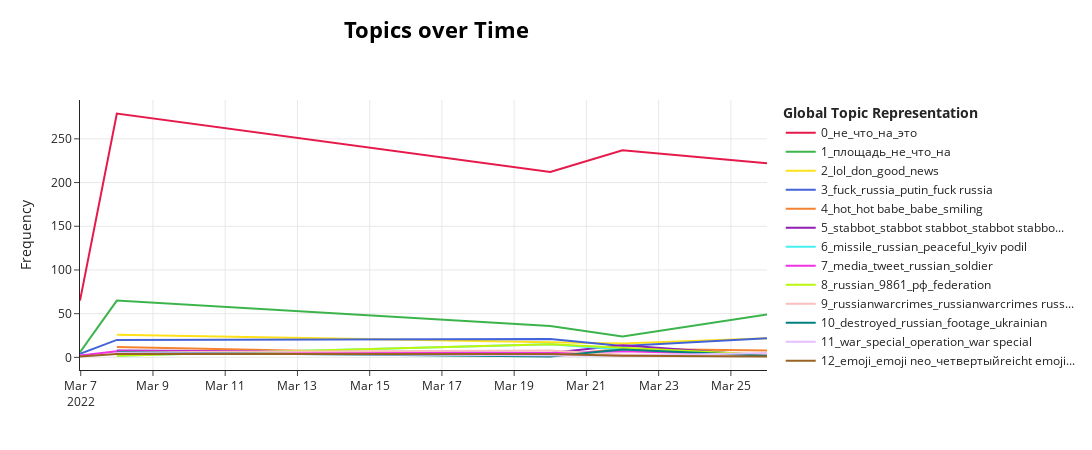

The code cell stored with this chart in its notebook:
### Code cell
# Topics over time
topics_over_time = topic_model.topics_over_time(docs, dates, nr_bins=20)
#topic_model.visualize_topics_over_time(topics_over_time, top_n_topics=20)

visualize_topics_over_time(topic_model, topics_over_time, top_n_topics=20)




# Visualize topics over time with the updated colors
#visualize_topics_over_time(model, topics_over_time)

### Figure 1 — Plotly figure (JSON) as saved in the notebook; plotly's stock layout.template omitted (floating-point values rounded to 4 significant figures)
{"data": [{"hoverinfo": "text", "hovertext": ["<b>Topic 0</b><br>Words: не, на, что, зря, слава", "<b>Topic 0</b><br>Words: не, что, на, это, слава", "<b>Topic 0</b><br>Words: не, что, на, слава, это", "<b>Topic 0</b><br>Words: не, что, на, слава, это", "<b>Topic 0</b><br>Words: не, на, это, что, слава"], "marker": {"color": "#e6194b"}, "mode": "lines", "name": "0_не_что_на_это", "type": "scatter", "x": ["2022-03-06T23:31:12", "2022-03-08T00:00:00", "2022-03-20T00:00:00", "2022-03-22T00:00:00", "2022-03-26T00:00:00"], "y": [65, 279, 212, 237, 222]}, {"hoverinfo": "text", "hovertext": ["<b>Topic 1</b><br>Words: gt, gt gt, это, gt gt gt, не", "<b>Topic 1</b><br>Words: площадь, не, что, на, россии", "<b>Topic 1</b><br>Words: не, на, что, по, это", "<b>Topic 1</b><br>Words: gt, 00, не, blyad, на", "<b>Topic 1</b><br>Words: не, что, на, это, по"], "marker": {"color": "#3cb44b"}, "mode": "lines", "name": "1_площадь_не_что_на", "type": "scatter", "x": ["2022-03-06T23:31:12", "2022-03-08T00:00:00", "2022-03-20T00:00:00", "2022-03-22T00:00:00", "2022-03-26T00:00:00"], "y": [6, 65, 36, 24, 49]}, {"hoverinfo": "text", "hovertext": ["<b>Topic 2</b><br>Words: don, lol, hoping, ll, link", "<b>Topic 2</b><br>Words: lol, bro, read, man, good", "<b>Topic 2</b><br>Words: good, cool, long, lol, won", "<b>Topic 2</b><br>Words: just, lol, news, oh, good"], "marker": {"color": "#ffe119"}, "mode": "lines", "name": "2_lol_don_good_news", "type": "scatter", "x": ["2022-03-08T00:00:00", "2022-03-20T00:00:00", "2022-03-22T00:00:00", "2022-03-26T00:00:00"], "y": [26, 18, 16, 22]}, {"hoverinfo": "text", "hovertext": ["<b>Topic 3</b><br>Words: die russian, die, russian, die russian soldiers, russian warships die", "<b>Topic 3</b><br>Words: fuck, russia, putin, russian, fuck russia", "<b>Topic 3</b><br>Words: russia, fuck, russian, soldiers russian gen, gen helmets fake", "<b>Topic 3</b><br>Words: fuck, russia, fuck russia, fuck russia fuck, russia fuck", "<b>Topic 3</b><br>Words: russia, love, love russia, putin, russia love"], "marker": {"color": "#4363d8"}, "mode": "lines", "name": "3_fuck_russia_putin_fuck russia", "type": "scatter", "x": ["2022-03-06T23:31:12", "2022-03-08T00:00:00", "2022-03-20T00:00:00", "2022-03-22T00:00:00", "2022-03-26T00:00:00"], "y": [4, 20, 21, 13, 22]}, {"hoverinfo": "text", "hovertext": ["<b>Topic 4</b><br>Words: man timid, spinner slimy, tucker, warm, slimy", "<b>Topic 4</b><br>Words: guy thank, gone, guy, thank, hot", "<b>Topic 4</b><br>Words: hot, got tiny arms, guys transracial, relax guys transracial, beautiful", "<b>Topic 4</b><br>Words: babe, smiling, hot babe, hot, little"], "marker": {"color": "#f58231"}, "mode": "lines", "name": "4_hot_hot babe_babe_smiling", "type": "scatter", "x": ["2022-03-08T00:00:00", "2022-03-20T00:00:00", "2022-03-22T00:00:00", "2022-03-26T00:00:00"], "y": [12, 2, 10, 8]}, {"hoverinfo": "text", "hovertext": ["<b>Topic 5</b><br>Words: stabbot, stabbot stabbot, stabbot stabbot stabbot, stabbot alles_luge_28 stabbot, twitter link", "<b>Topic 5</b><br>Words: stabbot, stabbot stabbot, stabbot stabbot bigdickputin, stabbot bigdickputin, stabbot bigdickputin stabbot", "<b>Topic 5</b><br>Words: stabbot, stabbot stabbot, stabbot stabbot stabbot, stabbot auddbot, stabbot auddbot stabbot", "<b>Topic 5</b><br>Words: stabbot, stabbot stabbot, stabbot stabbot stabbot, link stabbot, twitter link stabbot"], "marker": {"color": "#911eb4"}, "mode": "lines", "name": "5_stabbot_stabbot stabbot_stabbot stabbo...", "type": "scatter", "x": ["2022-03-08T00:00:00", "2022-03-20T00:00:00", "2022-03-22T00:00:00", "2022-03-26T00:00:00"], "y": [8, 5, 14, 2]}, {"hoverinfo": "text", "hovertext": ["<b>Topic 6</b><br>Words: 1914, city kharkiv russian, ackchyually, ackchyually 1914 map, ackchyually 1914", "<b>Topic 6</b><br>Words: peaceful, russian, missile, kyi, hitting shopping", "<b>Topic 6</b><br>Words: missile, threatens, threatens poland missile, air target donbass, russia tv threatens"], "marker": {"color": "#46f0f0"}, "mode": "lines", "name": "6_missile_russian_peaceful_kyiv podil", "type": "scatter", "x": ["2022-03-08T00:00:00", "2022-03-20T00:00:00", "2022-03-22T00:00:00"], "y": [2, 15, 9]}, {"hoverinfo": "text", "hovertext": ["<b>Topic 7</b><br>Words: random, random russian, text, telegram, media", "<b>Topic 7</b><br>Words: people, coat arms, coat, arms, ukraine", "<b>Topic 7</b><br>Words: tweet, media, missing, ___, war", "<b>Topic 7</b><br>Words: soldier, intercepted, leaks, russian military chaos, leaks russian military", "<b>Topic 7</b><br>Words: people, ярость благородная вскипает, committed, так знаю, soviets union"], "marker": {"color": "#f032e6"}, "mode": "lines", "name": "7_media_tweet_russian_soldier", "type": "scatter", "x": ["2022-03-06T23:31:12", "2022-03-08T00:00:00", "2022-03-20T00:00:00", "2022-03-22T00:00:00", "2022-03-26T00:00:00"], "y": [2, 7, 5, 7, 3]}, {"hoverinfo": "text", "hovertext": ["<b>Topic 8</b><br>Words: crew, tactical, russian, 9861, usually", "<b>Topic 8</b><br>Words: russian, 9861, рф, federation, russian federation", "<b>Topic 8</b><br>Words: russian, pows, russian soldier, shot, soldiers"], "marker": {"color": "#bcf60c"}, "mode": "lines", "name": "8_russian_9861_рф_federation", "type": "scatter", "x": ["2022-03-08T00:00:00", "2022-03-20T00:00:00", "2022-03-26T00:00:00"], "y": [2, 15, 3]}, {"hoverinfo": "text", "hovertext": ["<b>Topic 9</b><br>Words: russianwarcrimes, russianwarcrimes russianwarcrimes, russianwarcrimes russianwarcrimes russianwarcrimes, russiadenies, russiadenies russianwarcrimes", "<b>Topic 9</b><br>Words: russianwarcrimes, russianwarcrimes russianwarcrimes, russianwarcrimes russianwarcrimes russianwarcrimes, russianwarcrimes russiacantmeme, russiacantmeme", "<b>Topic 9</b><br>Words: russianwarcrimes, russianwarcrimes russianwarcrimes, russianwarcrimes russianwarcrimes russianwarcrimes, russiancircus, war", "<b>Topic 9</b><br>Words: russiadenies, russiancircus, russianwarcrimes, russianwarcrimes russianwarcrimes, russianwarcrimes russianwarcrimes russianwarcrimes"], "marker": {"color": "#fabebe"}, "mode": "lines", "name": "9_russianwarcrimes_russianwarcrimes russ...", "type": "scatter", "x": ["2022-03-08T00:00:00", "2022-03-20T00:00:00", "2022-03-22T00:00:00", "2022-03-26T00:00:00"], "y": [6, 8, 3, 3]}, {"hoverinfo": "text", "hovertext": ["<b>Topic 10</b><br>Words: russian artilery destroys, russian artilery, destroys people houses, people houses, houses", "<b>Topic 10</b><br>Words: video shows russian, russian destroyed vehicles, russian destroyed, shows russian, shows russian destroyed", "<b>Topic 10</b><br>Words: destroyed, footage, destroyed ukrainian, russian, vehicle", "<b>Topic 10</b><br>Words: ukraine asymmetric war, ukraine asymmetric, asymmetric war, footage exactly, asymmetric"], "marker": {"color": "#008080"}, "mode": "lines", "name": "10_destroyed_russian_footage_ukrainian", "type": "scatter", "x": ["2022-03-08T00:00:00", "2022-03-20T00:00:00", "2022-03-22T00:00:00", "2022-03-26T00:00:00"], "y": [6, 1, 9, 2]}, {"hoverinfo": "text", "hovertext": ["<b>Topic 11</b><br>Words: war, boo, special, operation, war special", "<b>Topic 11</b><br>Words: war, freedom, saying right, war saying, right war", "<b>Topic 11</b><br>Words: oh paul warwilf, paul, warwilf, paul warwilf, oh paul", "<b>Topic 11</b><br>Words: war, war special, war special military, territory war hell, territory war"], "marker": {"color": "#e6beff"}, "mode": "lines", "name": "11_war_special_operation_war special", "type": "scatter", "x": ["2022-03-08T00:00:00", "2022-03-20T00:00:00", "2022-03-22T00:00:00", "2022-03-26T00:00:00"], "y": [5, 3, 2, 5]}, {"hoverinfo": "text", "hovertext": ["<b>Topic 12</b><br>Words: так красиво, красиво, так, emoji, ノಠ益ಠ четвертыйreicht emoji", "<b>Topic 12</b><br>Words: host, putler, emoji, ノಠ益ಠ четвертыйreicht emoji, putler host", "<b>Topic 12</b><br>Words: homophone ノಠ益ಠ, homophone, ノಠ益ಠ четвертыйreicht, zis, homophone ノಠ益ಠ четвертыйreicht", "<b>Topic 12</b><br>Words: thumbs emoji, thumbs, emoji, ノಠ益ಠ четвертыйreicht emoji, putler", "<b>Topic 12</b><br>Words: emoji, ノಠ益ಠ четвертыйreicht emoji, putler host, emoji putler, emoji putler host"], "marker": {"color": "#9a6324"}, "mode": "lines", "name": "12_emoji_emoji neo_четвертыйreicht emoji...", "type": "scatter", "x": ["2022-03-06T23:31:12", "2022-03-08T00:00:00", "2022-03-20T00:00:00", "2022-03-22T00:00:00", "2022-03-26T00:00:00"], "y": [1, 4, 4, 2, 1]}], "layout": {"height": 450, "hoverlabel": {"bgcolor": "white", "font": {"family": "Rockwell", "size": 16}}, "legend": {"title": {"text": "<b>Global Topic Representation"}}, "title": {"font": {"color": "Black", "size": 22}, "text": "<b>Topics over Time", "x": 0.4, "xanchor": "center", "y": 0.95, "yanchor": "top"}, "width": 1250, "xaxis": {"showgrid": true}, "yaxis": {"showgrid": true, "title": {"text": "Frequency"}}}}
